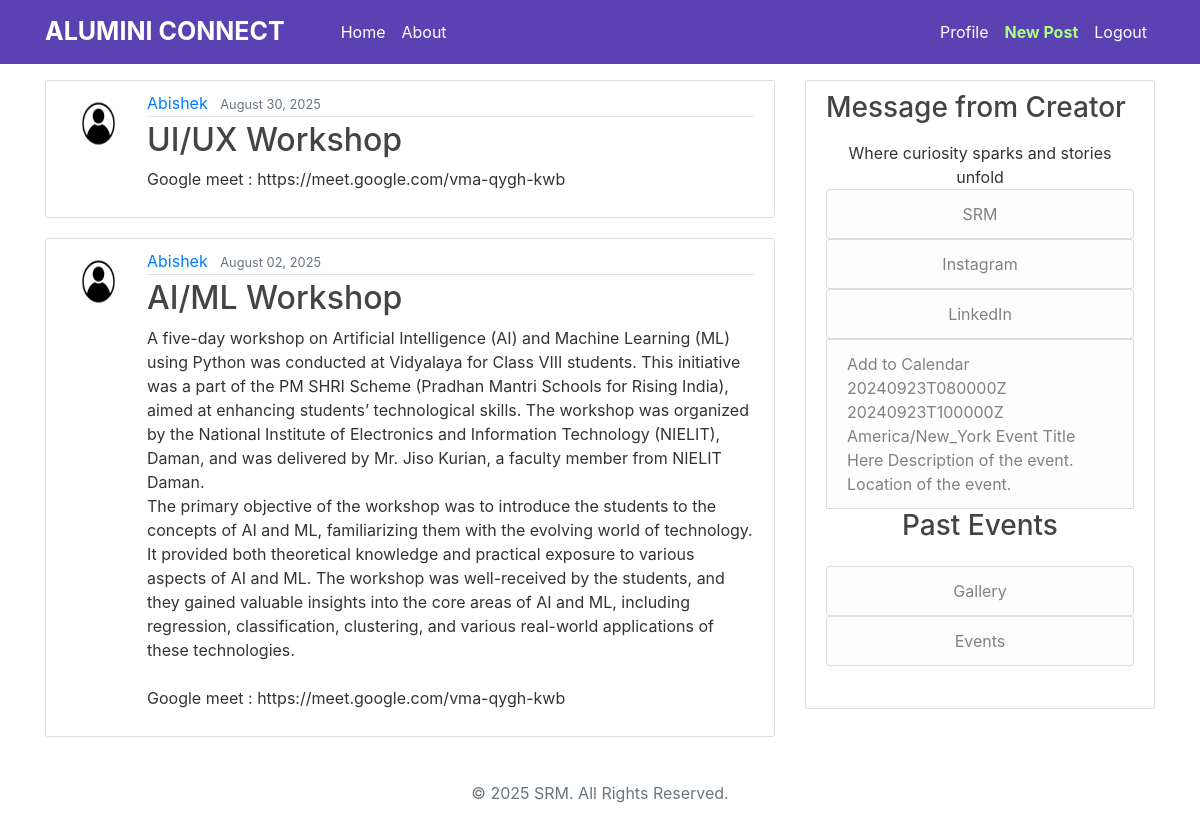
Screenshot of / (signed in) with the database file from the repository.
### blog/models.py (models this page shows, shortened)
class Post(models.Model):
    author = models.ForeignKey(User, on_delete=models.CASCADE)
    content = models.TextField()
    date_posted = models.DateTimeField(default=timezone.now)
    title = models.CharField(max_length=20)

### users/models.py (models this page shows, shortened)
class Profile(models.Model):
    user = models.OneToOneField(User, on_delete=models.CASCADE)
    image = models.ImageField(default='default.png', upload_to='profile_pics')

### blog/views.py (the view)
# urls.py: path('', PostListView.as_view(), name='blog-home'),
class PostListView(LoginRequiredMixin, ListView):
    model = Post
    template_name = 'blog/home.html'
    context_object_name = 'posts'
    ordering = ['-date_posted']
    paginate_by = 4

### blog/templates/blog/home.html (shortened to what this page needs)
{% extends "blog/base.html" %}
    {% block content %}
        {% for post in posts %}
            <article class="media content-section">
                <img src="{{ post.author.profile.image.url }}" class="rounded-circle article-img" alt="">
              <div class="media-body">
                <div class="article-metadata">
                  <a class="mr-2" href="{% url 'user-post' post.author.username %}">{{ post.author }}</a>
                  <small class="text-muted">{{ post.date_posted|date:"F d, Y" }}</small>
                </div>
                <h2><a class="article-title" href="{% url 'post-detail' post.id %}">{{ post.title }}</a></h2>
                <p class="article-content">{{ post.content }}</p>
              </div>
            </article>
        {% endfor %}
    {% endblock content %}

### blog/templates/blog/base.html (shortened to what this page needs)
{% load static %}
<!DOCTYPE html>
<html lang="en">
<head>
    <link rel="stylesheet" href="https://stackpath.bootstrapcdn.com/bootstrap/4.4.1/css/bootstrap.min.css">
    <link rel="stylesheet" href="{% static 'blog/main.css' %}">
</head>
<body>
    <header class="site-header">
        <nav class="navbar navbar-expand-md navbar-dark fixed-top" style="background-color: #5a42b2">
            <div class="container">
                <a class="navbar-brand mr-5" id="site" href="{% url 'blog-home' %}">ALUMINI CONNECT</a>
                <div class="collapse navbar-collapse" id="navbarToggle">
                    <div class="navbar-nav mr-auto">
                        {% if user.is_authenticated %}
                        <a class="nav-item nav-link" href="{% url 'blog-home' %}">Home</a>
                        <a class="nav-item nav-link" href="{% url 'blog-about' %}">About</a>
                        {% endif %}
                    </div>
                    <div class="navbar-nav">
                        {% if user.is_authenticated %}
                        <a class="nav-item nav-link" href="{% url 'profile' %}">Profile</a>
                        <a class="nav-item nav-link" href="{% url 'post-create' %}" style="color: #a7ff83; font-weight: bold">New Post</a>
                        <a class="nav-item nav-link" href="{% url 'logout' %}">Logout</a>
                        {% else %}
                        <a class="nav-item nav-link" href="{% url 'login' %}">Login</a>
                        <a class="nav-item nav-link" id="register" href="{% url 'register' %}">Sign Up</a>
                        {% endif %}
                    </div>
                </div>
            </div>
        </nav>
    </header>
    <main role="main" class="container">
        <div class="row">
            <div class="col-md-8">
                {% block content %}{% endblock %}
            </div>
            <div class="col-md-4">
                <div class="content-section">
                    <h3>Message from Creator</h3>
                    <p class='text-muted'>
                        <center>Where curiosity sparks and stories unfold<br/></center>
                        <ul class="list-group">
                            <a href="https://www.srmist.edu.in/" class="text-decoration-none"><li class="list-group-item list-group-item-light btn btn-outline-success">SRM</li></a>
                            <a href="https://www.instagram.com/srmuniversityofficial/?hl=en" class="text-decoration-none"><li class="list-group-item list-group-item-light btn btn-outline-info">Instagram</li></a>
                            <a href="https://www.linkedin.com/company/srmist-placements/" class="text-decoration-none"><li class="list-group-item list-group-item-light btn btn-outline-dark">LinkedIn</li></a>
                            <li class='list-group-item list-group-item-light'>
                                <div title='Add to Calendar' class='addeventatc'>
                                    Add to Calendar
                                    <span class='start'>20240923T080000Z</span>
                                    <span class='end'>20240923T100000Z</span>
                                    <span class='timezone'>America/New_York</span>
                                    <span class='title'>Event Title Here</span>
                                    <span class='description'>Description of the event.</span>
                                    <span class='location'>Location of the event.</span>
                                </div>
                            </li>
                            <h3><center>Past Events</center></h3>
                            <p class='text-muted'>
                                <ul class="list-group">
                                    <a href="https://www.srmist.edu.in/?s=Gallery" class="text-decoration-none"><li class="list-group-item list-group-item-light btn btn-outline-dark">Gallery</li></a>
                                    <a href="https://www.srmist.edu.in/events/" class="text-decoration-none"><li class="list-group-item list-group-item-light btn btn-outline-success">Events</li></a>
                                </ul>
                            </p>
                        </ul>
                    </p>
                </div>
            </div>
        </div>
    </main>
    <footer class="text-center mt-4">
      <p class="text-muted">&copy; 2025 SRM. All Rights Reserved.</p>
  </footer>
</body>
</html>

### blog/static/blog/main.css (style rules this page uses)
body { background: #ffffff; color: #333333 ; margin-top: 5rem; }
h1, h2, h3, h4, h5, h6 { color: #444444; }
ul { margin: 0; }
.site-header .navbar-nav .nav-link { color: #ffffff; }
.content-section { background: #ffffff; padding: 10px 20px; border: 1px solid #dddddd; border-radius: 3px; margin-bottom: 20px; }
.article-title { color: #444444; }
.article-content { white-space: pre-line; }
.article-img { height: 65px; width: 65px; margin-right: 16px; }
.article-metadata { padding-bottom: 1px; margin-bottom: 4px; border-bottom: 1px solid #e3e3e3 }
#site { font-weight: bold; font-size: 25px; }

### rows the page displays
Post: author.profile.image (picture), author "Abishek", date_posted "August 30, 2025", title "UI/UX Workshop", content "Google meet : https://meet.google.com/vma-qygh-kwb"
Post: author.profile.image (picture), author "Abishek", date_posted "August 02, 2025", title "AI/ML Workshop", content "A five-day workshop on Artificial Intelligence (AI) and Machine Learning (ML) using Python was conducted at Vidyalaya for Class VIII students. This initiative was a part of the PM SHRI Scheme (Pradhan Mantri Schools for Rising India), aimed at enhancing students’ technological skills. The workshop was organized by the National Institute of Electronics and Information Technology (NIELIT), Daman, and was delivered by Mr. Jiso Kurian, a faculty member from NIELIT Daman. The primary objective of the workshop was to introduce the students to the concepts of AI and ML, familiarizing them with the evolving world of technology. It provided both theoretical knowledge and practical exposure to…"
